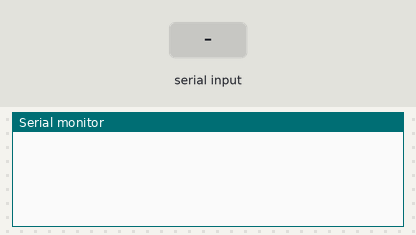
The sketch below on a simulated Arduino Uno, built with avr-gcc and run on an emulated ATmega328P. Parts: the last lines printed to the serial monitor. The inputs (shaded band) are chosen by the test bench.

Above: at 1.2 s.
1.3 s: "PWM ALL\n" received over Serial
At 2.2 s:
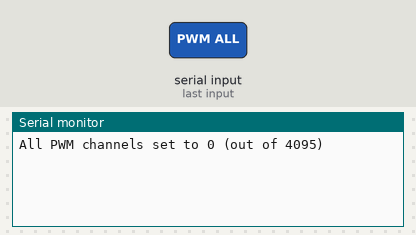
2.8 s: "PWM OFF\n" received over Serial
At 3.3 s:
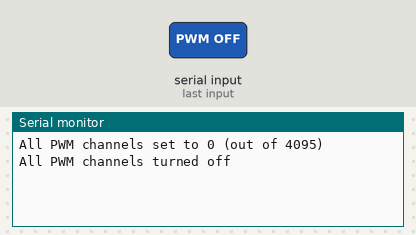
4.3 s: "PWM  45\n" received over Serial
At 5.7 s:
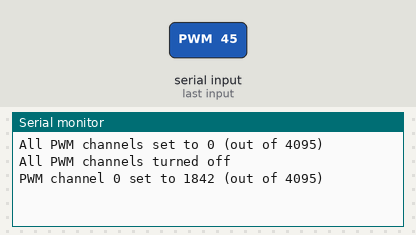

Measured:
- after the input at 1.3 s, the serial monitor: prints a new line at once (image 1)
- after the input at 2.8 s, the serial monitor: prints a new line at once (image 2)
- after the input at 4.3 s, the serial monitor: prints a new line at once (image 3)

The sketch:

sketch_jun3a.ino
```cpp
#include <Wire.h>
#include <Adafruit_PWMServoDriver.h>

Adafruit_PWMServoDriver pwm = Adafruit_PWMServoDriver();

void setup() {
  Serial.begin(9600);
  pwm.begin();
  pwm.setPWMFreq(1500); // set PWM frequency to 1500Hz
}

void loop() {
  if (Serial.available() > 0) {
    String command = Serial.readStringUntil('\n');
    command.trim(); // Remove any trailing whitespace
    if (command.startsWith("PWM ALL")) {
      int dutyCycle = command.substring(8).toInt();
      dutyCycle = map(dutyCycle, 0, 100, 0, 4095); // map duty cycle from 0-100 to 0-4095
      for (int i = 0; i < 8; i++) {
        pwm.setPWM(i, 0, dutyCycle);
      }
      Serial.print("All PWM channels set to ");
      Serial.print(dutyCycle);
      Serial.println(" (out of 4095)");
    } else if (command.startsWith("PWM OFF")) {
      for (int i = 0; i < 8; i++) {
        pwm.setPWM(i, 0, 0);
      }
      Serial.println("All PWM channels turned off");
    } else if (command.startsWith("PWM ")) {
      int spaceIndex = command.indexOf(' ', 4);
      if (spaceIndex > 0) {
        int channel = command.substring(4, spaceIndex).toInt();
        int dutyCycle = command.substring(spaceIndex + 1).toInt();
        dutyCycle = map(dutyCycle, 0, 100, 0, 4095); // map duty cycle from 0-100 to 0-4095
        pwm.setPWM(channel, 0, dutyCycle);
        Serial.print("PWM channel ");
        Serial.print(channel);
        Serial.print(" set to ");
        Serial.print(dutyCycle);
        Serial.println(" (out of 4095)");
      }
    }
  }
}
```
